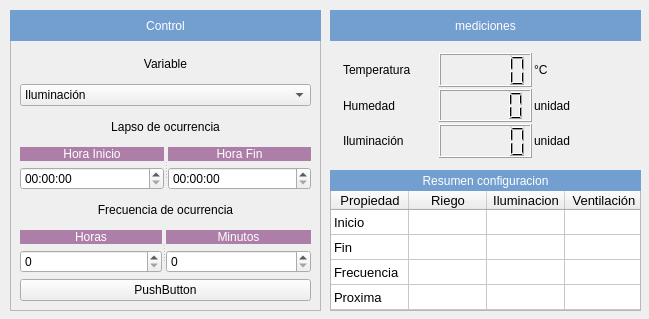
<?xml version="1.0" encoding="UTF-8"?>
<ui version="4.0">
 <class>main_windows</class>
 <widget class="QMainWindow" name="main_windows">
  <property name="geometry">
   <rect>
    <x>0</x>
    <y>0</y>
    <width>649</width>
    <height>319</height>
   </rect>
  </property>
  <property name="windowTitle">
   <string>Sistema de control de germinación</string>
  </property>
  <widget class="QWidget" name="centralwidget">
   <widget class="QFrame" name="layout_configuracion">
    <property name="geometry">
     <rect>
      <x>10</x>
      <y>10</y>
      <width>311</width>
      <height>301</height>
     </rect>
    </property>
    <property name="frameShape">
     <enum>QFrame::StyledPanel</enum>
    </property>
    <property name="frameShadow">
     <enum>QFrame::Raised</enum>
    </property>
    <widget class="QLabel" name="Label_control">
     <property name="geometry">
      <rect>
       <x>0</x>
       <y>0</y>
       <width>311</width>
       <height>31</height>
      </rect>
     </property>
     <property name="styleSheet">
      <string notr="true">color: rgb(255, 255, 255);
background-color: rgb(114, 159, 207);</string>
     </property>
     <property name="text">
      <string>Control</string>
     </property>
     <property name="alignment">
      <set>Qt::AlignCenter</set>
     </property>
    </widget>
    <widget class="QWidget" name="layoutWidget">
     <property name="geometry">
      <rect>
       <x>10</x>
       <y>40</y>
       <width>291</width>
       <height>251</height>
      </rect>
     </property>
     <layout class="QVBoxLayout" name="layout_input">
      <item>
       <widget class="QLabel" name="label_variable">
        <property name="styleSheet">
         <string notr="true">color: rgb(0, 0, 0);</string>
        </property>
        <property name="text">
         <string>Variable</string>
        </property>
        <property name="alignment">
         <set>Qt::AlignCenter</set>
        </property>
       </widget>
      </item>
      <item>
       <widget class="QComboBox" name="input_variable_seleccionada">
        <property name="styleSheet">
         <string notr="true"/>
        </property>
        <item>
         <property name="text">
          <string>Iluminación</string>
         </property>
        </item>
        <item>
         <property name="text">
          <string>Ventilación</string>
         </property>
        </item>
        <item>
         <property name="text">
          <string>Riego</string>
         </property>
        </item>
       </widget>
      </item>
      <item>
       <widget class="QLabel" name="label_horas">
        <property name="styleSheet">
         <string notr="true">color: rgb(0, 0, 0);</string>
        </property>
        <property name="text">
         <string>Lapso de ocurrencia</string>
        </property>
        <property name="alignment">
         <set>Qt::AlignCenter</set>
        </property>
       </widget>
      </item>
      <item>
       <widget class="QSplitter" name="splitter_horas">
        <property name="orientation">
         <enum>Qt::Horizontal</enum>
        </property>
        <widget class="QWidget" name="layoutWidget">
         <layout class="QVBoxLayout" name="verticalLayout">
          <item>
           <widget class="QLabel" name="label_hora_inicio">
            <property name="styleSheet">
             <string notr="true">background-color: rgb(173, 127, 168);
color: rgb(255, 255, 255);</string>
            </property>
            <property name="text">
             <string>Hora Inicio</string>
            </property>
            <property name="alignment">
             <set>Qt::AlignCenter</set>
            </property>
           </widget>
          </item>
          <item>
           <widget class="QTimeEdit" name="input_hora_inicio"/>
          </item>
         </layout>
        </widget>
        <widget class="QWidget" name="layoutWidget">
         <layout class="QVBoxLayout" name="verticalLayout_2">
          <item>
           <widget class="QLabel" name="label_hora_fin">
            <property name="styleSheet">
             <string notr="true">background-color: rgb(173, 127, 168);
color: rgb(255, 255, 255);</string>
            </property>
            <property name="text">
             <string>Hora Fin</string>
            </property>
            <property name="alignment">
             <set>Qt::AlignCenter</set>
            </property>
           </widget>
          </item>
          <item>
           <widget class="QTimeEdit" name="input_hora_fin"/>
          </item>
         </layout>
        </widget>
       </widget>
      </item>
      <item>
       <widget class="QLabel" name="label_frecuencia">
        <property name="styleSheet">
         <string notr="true">color: rgb(0, 0, 0);</string>
        </property>
        <property name="text">
         <string>Frecuencia de ocurrencia</string>
        </property>
        <property name="alignment">
         <set>Qt::AlignCenter</set>
        </property>
       </widget>
      </item>
      <item>
       <widget class="QSplitter" name="splitter_6">
        <property name="orientation">
         <enum>Qt::Horizontal</enum>
        </property>
        <widget class="QWidget" name="layoutWidget">
         <layout class="QVBoxLayout" name="verticalLayout_3">
          <item>
           <widget class="QLabel" name="label_horas_freq">
            <property name="styleSheet">
             <string notr="true">background-color: rgb(173, 127, 168);
color: rgb(255, 255, 255);</string>
            </property>
            <property name="text">
             <string>Horas</string>
            </property>
            <property name="alignment">
             <set>Qt::AlignCenter</set>
            </property>
           </widget>
          </item>
          <item>
           <widget class="QSpinBox" name="input_horas_freq">
            <property name="maximum">
             <number>23</number>
            </property>
           </widget>
          </item>
         </layout>
        </widget>
        <widget class="QWidget" name="layoutWidget">
         <layout class="QVBoxLayout" name="verticalLayout_4">
          <item>
           <widget class="QLabel" name="label_minutos_freq">
            <property name="styleSheet">
             <string notr="true">background-color: rgb(173, 127, 168);
color: rgb(255, 255, 255);</string>
            </property>
            <property name="text">
             <string>Minutos</string>
            </property>
            <property name="alignment">
             <set>Qt::AlignCenter</set>
            </property>
           </widget>
          </item>
          <item>
           <widget class="QSpinBox" name="input_minutos_freq">
            <property name="maximum">
             <number>60</number>
            </property>
           </widget>
          </item>
         </layout>
        </widget>
       </widget>
      </item>
      <item>
       <widget class="QPushButton" name="boton_configurar">
        <property name="text">
         <string>PushButton</string>
        </property>
       </widget>
      </item>
     </layout>
    </widget>
   </widget>
   <widget class="QTableWidget" name="Tabla_Resumen">
    <property name="geometry">
     <rect>
      <x>330</x>
      <y>190</y>
      <width>311</width>
      <height>121</height>
     </rect>
    </property>
    <property name="font">
     <font>
      <pointsize>10</pointsize>
     </font>
    </property>
    <property name="verticalScrollBarPolicy">
     <enum>Qt::ScrollBarAlwaysOff</enum>
    </property>
    <property name="horizontalScrollBarPolicy">
     <enum>Qt::ScrollBarAlwaysOff</enum>
    </property>
    <attribute name="horizontalHeaderDefaultSectionSize">
     <number>78</number>
    </attribute>
    <attribute name="horizontalHeaderMinimumSectionSize">
     <number>54</number>
    </attribute>
    <attribute name="verticalHeaderVisible">
     <bool>false</bool>
    </attribute>
    <attribute name="verticalHeaderDefaultSectionSize">
     <number>25</number>
    </attribute>
    <row>
     <property name="text">
      <string>1</string>
     </property>
    </row>
    <row>
     <property name="text">
      <string>New Row</string>
     </property>
    </row>
    <row>
     <property name="text">
      <string>New Row</string>
     </property>
    </row>
    <row>
     <property name="text">
      <string>New Row</string>
     </property>
    </row>
    <column>
     <property name="text">
      <string>Propiedad</string>
     </property>
    </column>
    <column>
     <property name="text">
      <string>Riego</string>
     </property>
    </column>
    <column>
     <property name="text">
      <string>Iluminacion</string>
     </property>
    </column>
    <column>
     <property name="text">
      <string>Ventilación</string>
     </property>
    </column>
    <item row="0" column="0">
     <property name="text">
      <string>Inicio</string>
     </property>
    </item>
    <item row="1" column="0">
     <property name="text">
      <string>Fin</string>
     </property>
    </item>
    <item row="2" column="0">
     <property name="text">
      <string>Frecuencia</string>
     </property>
    </item>
    <item row="3" column="0">
     <property name="text">
      <string>Proxima</string>
     </property>
    </item>
   </widget>
   <widget class="QLabel" name="Label_medicion">
    <property name="geometry">
     <rect>
      <x>330</x>
      <y>10</y>
      <width>311</width>
      <height>31</height>
     </rect>
    </property>
    <property name="styleSheet">
     <string notr="true">color: rgb(255, 255, 255);
background-color: rgb(114, 159, 207);</string>
    </property>
    <property name="text">
     <string>mediciones</string>
    </property>
    <property name="alignment">
     <set>Qt::AlignCenter</set>
    </property>
   </widget>
   <widget class="QLabel" name="label_resumen">
    <property name="geometry">
     <rect>
      <x>330</x>
      <y>170</y>
      <width>311</width>
      <height>21</height>
     </rect>
    </property>
    <property name="styleSheet">
     <string notr="true">color: rgb(255, 255, 255);
background-color: rgb(114, 159, 207);</string>
    </property>
    <property name="text">
     <string>Resumen configuracion</string>
    </property>
    <property name="alignment">
     <set>Qt::AlignCenter</set>
    </property>
   </widget>
   <widget class="QWidget" name="layoutWidget">
    <property name="geometry">
     <rect>
      <x>340</x>
      <y>50</y>
      <width>291</width>
      <height>111</height>
     </rect>
    </property>
    <layout class="QVBoxLayout" name="layout_output">
     <property name="spacing">
      <number>2</number>
     </property>
     <property name="leftMargin">
      <number>3</number>
     </property>
     <property name="topMargin">
      <number>3</number>
     </property>
     <property name="rightMargin">
      <number>3</number>
     </property>
     <property name="bottomMargin">
      <number>3</number>
     </property>
     <item>
      <layout class="QHBoxLayout" name="layout_output_temperatura">
       <item>
        <widget class="QLabel" name="label_temperatura">
         <property name="text">
          <string>Temperatura</string>
         </property>
        </widget>
       </item>
       <item>
        <widget class="QLCDNumber" name="output_temperatura"/>
       </item>
       <item>
        <widget class="QLabel" name="label_unidades_temperatura">
         <property name="text">
          <string>°C</string>
         </property>
        </widget>
       </item>
      </layout>
     </item>
     <item>
      <layout class="QHBoxLayout" name="layout_output_humedad">
       <item>
        <widget class="QLabel" name="label_humedad">
         <property name="text">
          <string>Humedad</string>
         </property>
        </widget>
       </item>
       <item>
        <widget class="QLCDNumber" name="output_humedad"/>
       </item>
       <item>
        <widget class="QLabel" name="label_unidad_humedad">
         <property name="text">
          <string>unidad</string>
         </property>
        </widget>
       </item>
      </layout>
     </item>
     <item>
      <layout class="QHBoxLayout" name="layout_output_iluminacion">
       <item>
        <widget class="QLabel" name="label_iluminacion">
         <property name="text">
          <string>Iluminación</string>
         </property>
        </widget>
       </item>
       <item>
        <widget class="QLCDNumber" name="output_iluminacion"/>
       </item>
       <item>
        <widget class="QLabel" name="label_unidad_iluminacion">
         <property name="text">
          <string>unidad</string>
         </property>
        </widget>
       </item>
      </layout>
     </item>
    </layout>
   </widget>
  </widget>
 </widget>
 <resources/>
 <connections/>
</ui>
